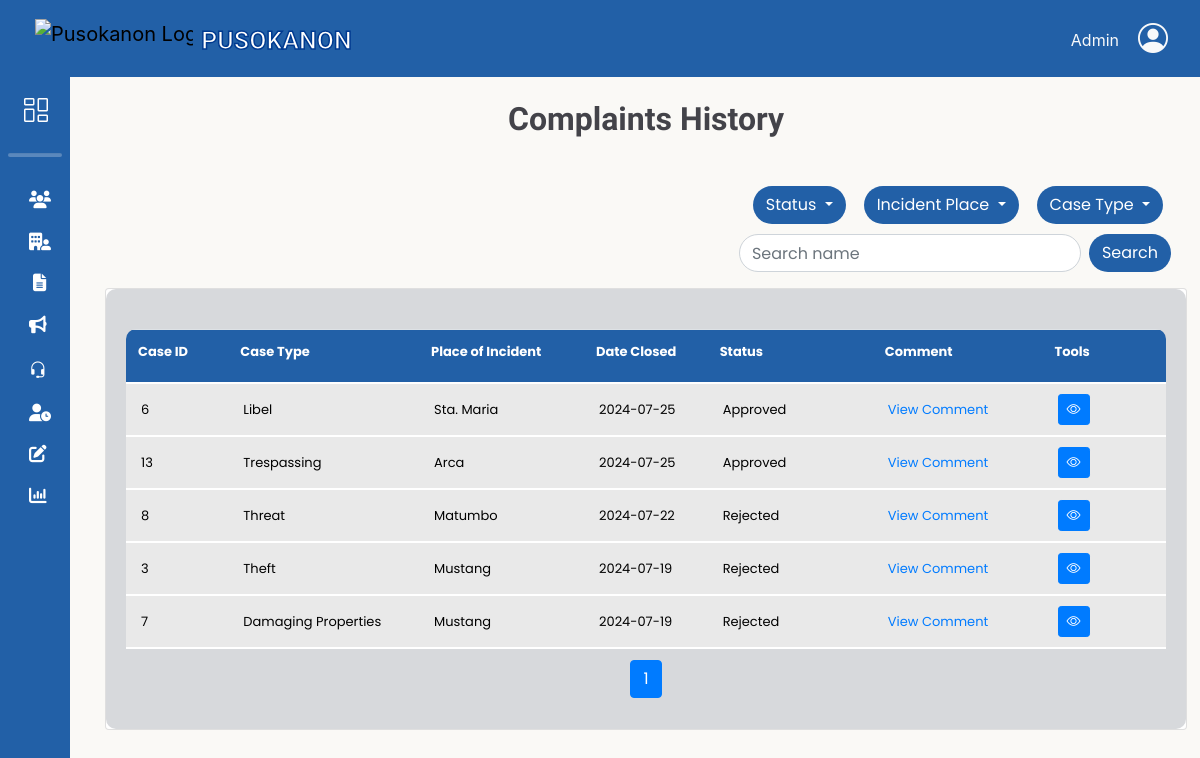
The page /adminbejo/complaints_history.php (signed in) on the database as committed earlier.
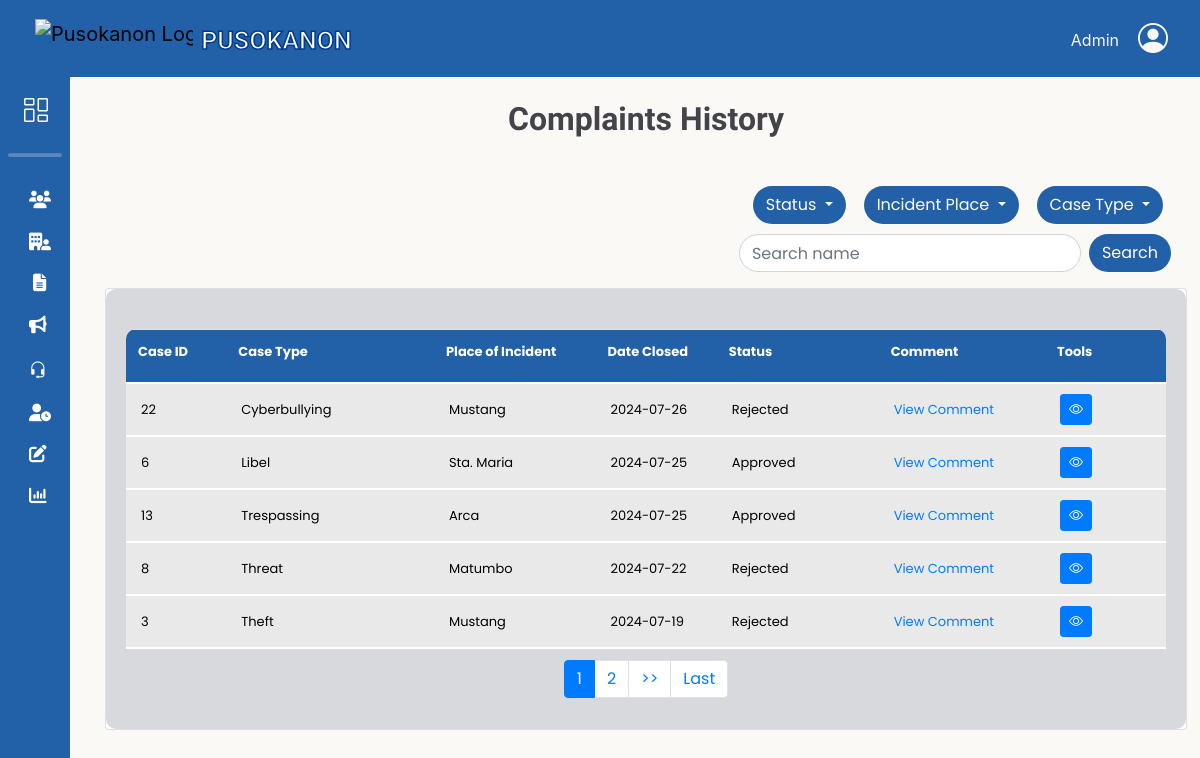
The same page on the database as committed later.
### tables this page shows
CREATE TABLE `complaints_tbl` (
  `complaint_id` int(11) NOT NULL,
  `res_id` int(11) NOT NULL,
  `respondent_fname` varchar(50) NOT NULL,
  `respondent_mname` varchar(50) DEFAULT NULL,
  `respondent_lname` varchar(50) NOT NULL,
  `respondent_suffix` varchar(10) DEFAULT NULL,
  `respondent_gender` varchar(10) NOT NULL,
  `respondent_age` int(11) NOT NULL,
  `incident_date` date NOT NULL,
  `incident_time` time NOT NULL,
  `date_filed` timestamp NOT NULL DEFAULT current_timestamp(),
  `incident_place` varchar(50) NOT NULL,
  `case_type` varchar(50) NOT NULL,
  `narrative` text DEFAULT NULL,
  `evidence` varchar(200) DEFAULT NULL,
  `staff_id` int(11) NOT NULL,
  `hearing_date` date DEFAULT NULL,
  `hearing_time` time DEFAULT NULL,
  `status` varchar(10) NOT NULL,
  `comment` text DEFAULT NULL,
  `remarks` varchar(200) NOT NULL,
  `date_closed` date DEFAULT NULL
);

### db/DBconn.php (called while the page is built, shortened)
<?php
function decryptData($data)
{
	return openssl_decrypt($data, 'aes-256-cbc', ENCRYPTION_KEY, 0, ENCRYPTION_KEY);
}
function fetchComplaintsHistory($pdo, $offset = 0, $limit = null, $caseType = null, $incidentPlace = null, $status = null, $searchTerm = null) {
    $sql = "SELECT
                ct.complaint_id AS complaint_id,
                CONCAT(ct.respondent_fname, ' ', ct.respondent_lname) AS respondent_name,
                ct.case_type AS case_type,
                ct.incident_date AS incident_date,
                ct.incident_time AS incident_time,
                ct.incident_place AS incident_place,
                ct.date_filed AS date_filed,
				ct.date_closed AS date_closed,
                ct.status AS status,
                ct.remarks AS remarks,
				ct.comment AS comment,
                ct.narrative AS narrative,
                ct.evidence AS evidence,
                CONCAT(ru.res_fname, ' ', ru.res_lname) AS resident_name,
                ru.res_email AS resident_email,
                ct.respondent_age AS respondent_age,
                ct.respondent_gender AS respondent_gender
            FROM complaints_tbl ct
            INNER JOIN resident_users ru ON ct.res_id = ru.res_id
            WHERE ct.remarks LIKE 'CASE CLOSED'";
    $params = [];
    $sql .= " ORDER BY ct.date_closed DESC";
    if ($limit !== null) {
        $sql .= " LIMIT ?, ?";
        $params[] = (int)$offset;
        $params[] = (int)$limit;
    }
    $stmt = $pdo->prepare($sql);
    $stmt->execute($params);
    return $stmt->fetchAll(PDO::FETCH_ASSOC);
}

### adminbejo/complaints_history.php (the view, shortened to what the rows shown need)
<?php
    include 'headerAdmin.php';
    include '../db/DBconn.php';
    $caseType = isset($_GET['case_type']) ? $_GET['case_type'] : '';
    $incidentPlace = isset($_GET['incident_place']) ? $_GET['incident_place'] : '';
    $searchTerm = isset($_GET['searchTerm']) ? trim($_GET['searchTerm']) : '';
    $status = isset($_GET['status']) ? $_GET['status'] : '';
    $limit = 5;
    $page = isset($_GET['page']) ? (int)$_GET['page'] : 1;
    $offset = ($page - 1) * $limit;
    $complaints = fetchComplaintsHistory($pdo, $offset, $limit, $caseType, $incidentPlace, $status, $searchTerm);
    ?>
    <link rel="stylesheet" href="css/list.css">
    <div class="container-fluid">
        <h1>Complaints History</h1>
        <div id="results" class="card d-flex flex-column">
            <div class="card-body flex-grow-1 d-flex flex-column">
                <div class="table-responsive flex-grow-1">
                    <table class="table mx-auto" cellspacing="0" cellpadding="0">
                        <thead style="background-color: #2260a7;">
                            <tr>
                                <th>Case ID</th>
                                <th>Case Type</th>
                                <th>Place of Incident</th>
                                <th>Date Closed</th>
                                <th>Status</th>
                                <th>Comment</th>
                                <th>Tools</th>
                            </tr>
                        </thead>
                        <tbody class="scrollable-table-body">
                            <?php if (!empty($complaints)): ?>
                                <?php foreach ($complaints as $complaint): ?>
                                    <tr>
                                        <?php
                                            $imageFileName = $complaint['evidence'];
                                            if (!empty($imageFileName)) {
                                                $imagePath = "../db/$imageFileName";
                                                $imageData = base64_encode(file_get_contents($imagePath));
                                                $imageMimeType = mime_content_type($imagePath);
                                                $imageSrc = "data:$imageMimeType;base64,$imageData";
                                            } else {
                                                $imageSrc = '';
                                            }
                                            $decryptedEmail = decryptData($complaint['resident_email']);
                                        ?>
                                        <td><?php echo htmlspecialchars($complaint['complaint_id']); ?></td>
                                        <td><?php echo htmlspecialchars($complaint['case_type']); ?></td>
                                        <td><?php echo htmlspecialchars($complaint['incident_place']); ?></td>
                                        <td><?php echo htmlspecialchars($complaint['date_closed']); ?></td>
                                        <td id="status-<?php echo htmlspecialchars($complaint['complaint_id']); ?>">
                                            <?php echo htmlspecialchars($complaint['status']); ?>
                                        </td>
                                        <td>
                                        <div class="d-flex justify-content-start align-items-center">
                                            <a href="#" class="text-primary" onclick="viewComment('<?= htmlspecialchars($complaint['comment']) ?>')">
                                                View Comment
                                            </a>
                                        </div>
                                        </td>
                                        <td>
                                            <div class="d-flex justify-content-start align-items-center">
                                                <a href="#" class="btn btn-primary btn-sm me-2" onclick="showDetails(
                                                                    '<?= htmlspecialchars($complaint['resident_name'])?>',
                                                                    '<?= htmlspecialchars($decryptedEmail)?>',
                                                                    '<?= htmlspecialchars($complaint['respondent_name'])?>',
                                                                    '<?= htmlspecialchars($complaint['respondent_age'])?>',
                                                                    '<?= htmlspecialchars($complaint['respondent_gender'])?>',
                                                                    '<?= htmlspecialchars($complaint['incident_date'])?>',
                                                                    '<?= htmlspecialchars($complaint['incident_time'])?>',
                                                                    '<?= htmlspecialchars($complaint['incident_place'])?>',
                                                                    '<?= htmlspecialchars($complaint['narrative'])?>',
                                                                    '<?= $imageSrc ?>')">
                                                    <i class="bi bi-eye" title="View Details"></i> </a>
                                            </div>
                                        </td>
                                    </tr>
                                <?php endforeach; ?>
                            <?php else: ?>
                                <tr>
                                    <td colspan="7" class="text-center">No complaints found.</td>
                                </tr>
                            <?php endif; ?>
                        </tbody>
                    </table>
                </div>
            </div>
        </div>
    </div>
    <?php require_once 'footerAdmin.php'; ?>

Rows that differ between the two databases and show on the page:
no longer on this page (row unchanged): complaints_tbl: complaint_id "7", case_type "Damaging Properties", incident_place "Mustang", date_closed "2024-07-19", status "Rejected"
added complaints_tbl: complaint_id "22", case_type "Cyberbullying", incident_place "Mustang", date_closed "2024-07-26", status "Rejected"
Other text that changed with them:
new list line: "2"
text now shown: ">> Last"
